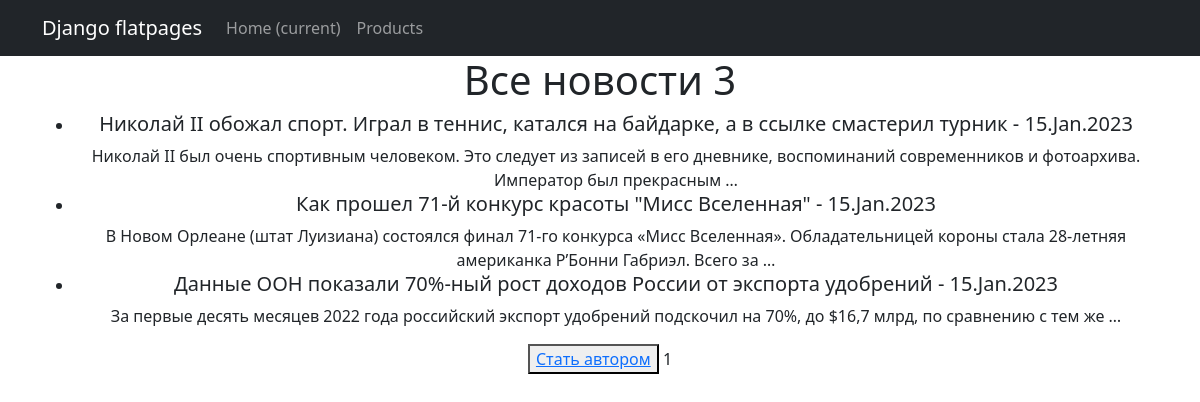
Page /news/ on the committed database.
### news/models.py (models this page shows, shortened)
class Post(models.Model):
    author = models.ForeignKey(Author, on_delete=models.CASCADE)
    option = models.CharField(max_length=4, choices=OPTION_SELECT)
    date = models.DateTimeField(auto_now_add=True)
    category = models.ManyToManyField(Category, through="PostCategory")
    header = models.CharField(max_length=144)
    text = models.TextField()
    rating = models.IntegerField(default=0)

### news/views.py (the view)
# urls.py: path('', PostList.as_view(), name='news'),
class PostList(ListView):
    model = Post
    ordering = 'date'
    template_name = 'news.html'
    context_object_name = 'news'
    paginate_by = 10
    def get_context_data(self, **kwargs):
        context = super().get_context_data(**kwargs)
        context['is_not_author'] = not self.request.user.groups.filter(name='author').exists()
        return context

### news/templatetags/my_filters.py (called while the page is built)
@register.filter()
def censor(value):
    if isinstance(value, str):
        censored_words = ['редиска', 'Редиска']
        for word in censored_words:
           value = value.replace(word[1:], '*' * (len(word)-1))
        return value

### templates/news.html (shortened to what this page needs)
{% extends 'flatpages/default.html' %}
{% load my_filters %}
{% block content %}
<h1> Все новости {{news|length}} </h1>
<ul>
    {% for n in news reversed %}
    <li> <h5>{{ n.header|censor }} - {{ n.date|date:'d.M.Y' }} </h5> {{ n.text|truncatewords:20|censor }}
    </li>
    {% endfor %}
</ul>
{% if is_not_author %}
<button> <a href="become_an_author/"> Стать автором </a> </button>
{% endif %}
   {{ page_obj.number }}
{% endblock content %}

### rows in the picture
Post: header|censor "Николай II обожал спорт. Играл в теннис, катался на байдарке, а в ссылке смастерил турник", date "15.Jan.2023", text|censor "Николай II был очень спортивным человеком. Это следует из записей в его дневнике, воспоминаний современников и фотоархива. Император был прекрасным …"
Post: header|censor "Как прошел 71-й конкурс красоты \"Мисс Вселенная\"", date "15.Jan.2023", text|censor "В Новом Орлеане (штат Луизиана) состоялся финал 71-го конкурса «Мисс Вселенная». Обладательницей короны стала 28-летняя американка Р’Бонни Габриэл. Всего за …"
Post: header|censor "Данные ООН показали 70%-ный рост доходов России от экспорта удобрений", date "15.Jan.2023", text|censor "За первые десять месяцев 2022 года российский экспорт удобрений подскочил на 70%, до $16,7 млрд, по сравнению с тем же …"

### other values in the picture
{{ news|length }} "3"
{{ page_obj.number }} "1"
